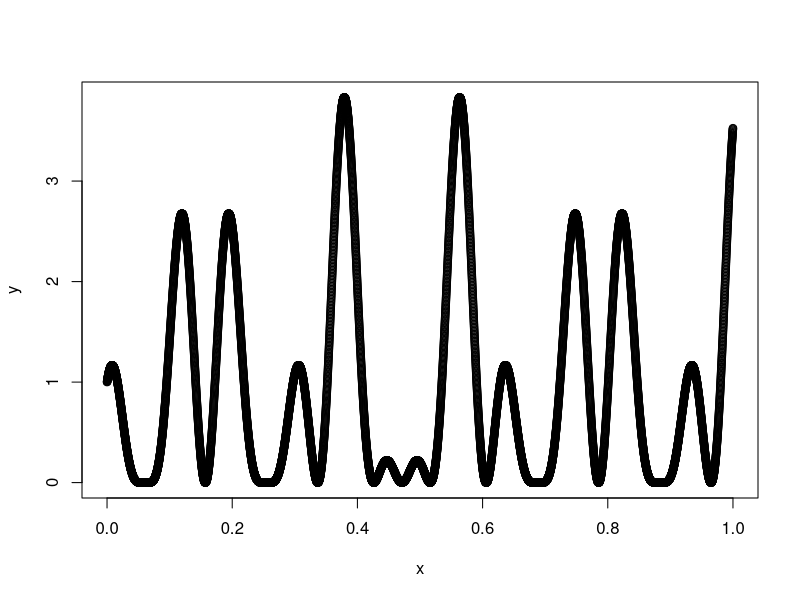
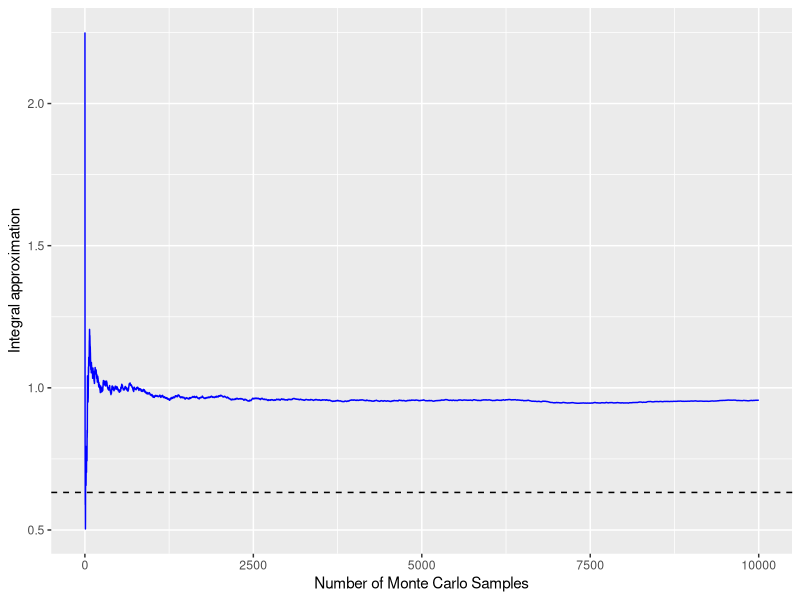

R code for these plots, in order:
rm(list = ls())
h = function(x){(cos(50*x)+sin(20*x))^2}
x = seq(0,1,.0001)
y = h(x)
plot(x,y)

# generate uniform random samples
set.seed(440)
ns = 1:10000
us = runif(10000)

hs = h(us)
# calculate Monte Carlo estimate at each sample size
mc_ests = cumsum(hs) / ns
# plot results
library(ggplot2)
ggplot(data=data.frame(n=ns, est=mc_ests)) +
  geom_line(mapping=aes(x=n, y=est), color="blue") +
  geom_hline(yintercept=(1 - exp(-1)), linetype="dashed") +
  xlab("Number of Monte Carlo Samples") +
  ylab("Integral approximation")
mc_ests[9995:10000]

integrate(h, 0,1)
